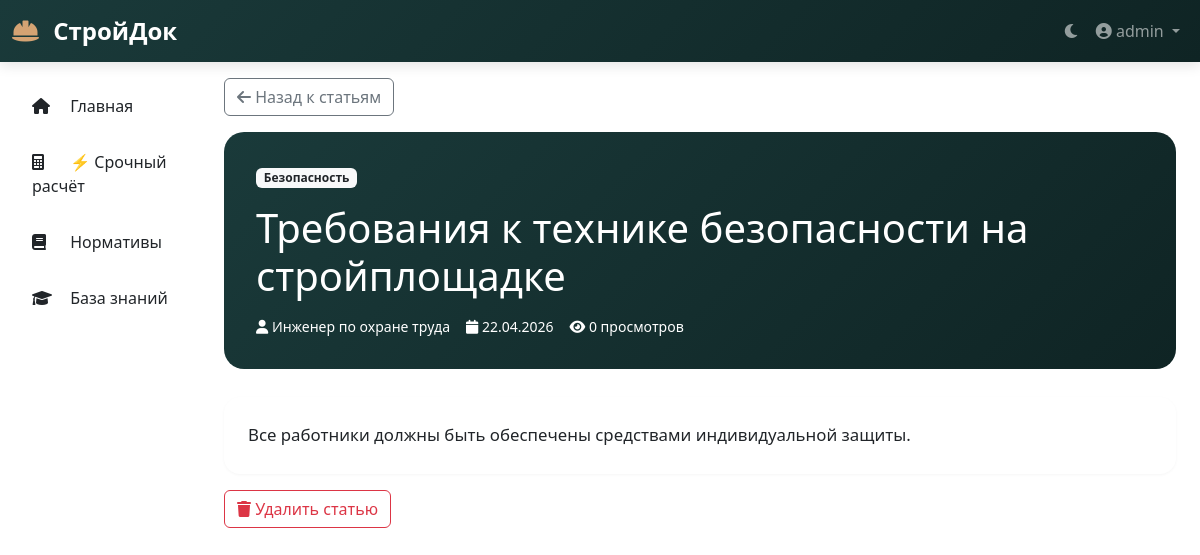
Page /article/2 (signed in) on the committed database.
### app.py (models this page shows)
class KnowledgeArticle(db.Model):
    id = db.Column(db.Integer, primary_key=True)
    title = db.Column(db.String(300), nullable=False)
    content = db.Column(db.Text, nullable=False)
    category = db.Column(db.String(100))
    author = db.Column(db.String(100))
    views = db.Column(db.Integer, default=0)
    created_at = db.Column(db.DateTime, default=datetime.now)

### app.py (the view)
@app.route('/article/<int:article_id>')
@login_required
def view_article(article_id):
    article = KnowledgeArticle.query.get_or_404(article_id)
    article.views += 1
    db.session.commit()
    return render_template('article.html', article=article)

### app.py (called while the page is built)
def login_required(f):
    @wraps(f)
    def decorated_function(*args, **kwargs):
        if not session.get('logged_in'):
            flash('Пожалуйста, авторизуйтесь', 'warning')
            return redirect(url_for('login'))
        return f(*args, **kwargs)
    return decorated_function

### templates/article.html (shortened to what this page needs)
{% extends "base.html" %}
{% block content %}
<div class="container-fluid px-0">
    <div class="mb-3">
        <a href="{{ url_for('knowledge_base') }}" class="btn btn-outline-secondary">
            <i class="fas fa-arrow-left"></i> Назад к статьям
        </a>
    </div>
    <div class="article-header">
        <span class="badge bg-light text-dark mb-3">{{ article.category or 'Статья' }}</span>
        <h1 class="mb-3">{{ article.title }}</h1>
        <div class="d-flex gap-3">
            <small><i class="fas fa-user"></i> {{ article.author or 'Admin' }}</small>
            <small><i class="fas fa-calendar"></i> {{ article.created_at.strftime('%d.%m.%Y') }}</small>
            <small><i class="fas fa-eye"></i> {{ article.views }} просмотров</small>
        </div>
    </div>
    <div class="card rounded-4">
        <div class="card-body p-4">
            <div class="article-content">
                {{ article.content|replace('\n', '<br>')|safe }}
            </div>
        </div>
    </div>
    <div class="mt-3">
        {% if session.get('user_role') == 'admin' %}
        <button class="btn btn-outline-danger" onclick="deleteArticle({{ article.id }})">
            <i class="fas fa-trash"></i> Удалить статью
        </button>
        {% endif %}
    </div>
</div>
{% endblock %}

### templates/base.html (style rules this page uses)
:root { --primary: #1a3a3a; --primary-dark: #0f2424; --accent: #d4a373; --accent-dark: #b8834f; --success: #2d6a4f; --danger: #c53030; }
* { margin: 0; padding: 0; box-sizing: border-box; }
body { font-family: 'Segoe UI', Tahoma, Geneva, Verdana, sans-serif; transition: background-color 0.3s ease, color 0.3s ease; }
.card { border: none; border-radius: 20px; box-shadow: 0 1px 3px rgba(0,0,0,0.04); transition: all 0.3s; overflow: hidden; }
.btn { position: relative; overflow: hidden; }

### templates/article.html (style rules this page uses)
.article-content { font-size: 1.05rem; line-height: 1.7; color: var(--text-primary); }
.article-header { background: linear-gradient(135deg, var(--primary), var(--primary-dark)); color: white; border-radius: 20px; padding: 32px; margin-bottom: 28px; }

### rows in the picture
KnowledgeArticle: category "Безопасность", title "Требования к технике безопасности на стройплощадке", author "Инженер по охране труда", created_at "22.04.2026", views "0", content "Все работники должны быть обеспечены средствами индивидуальной защиты."

### other values in the picture
{{ session.get('username', 'Гость') }} "admin"
